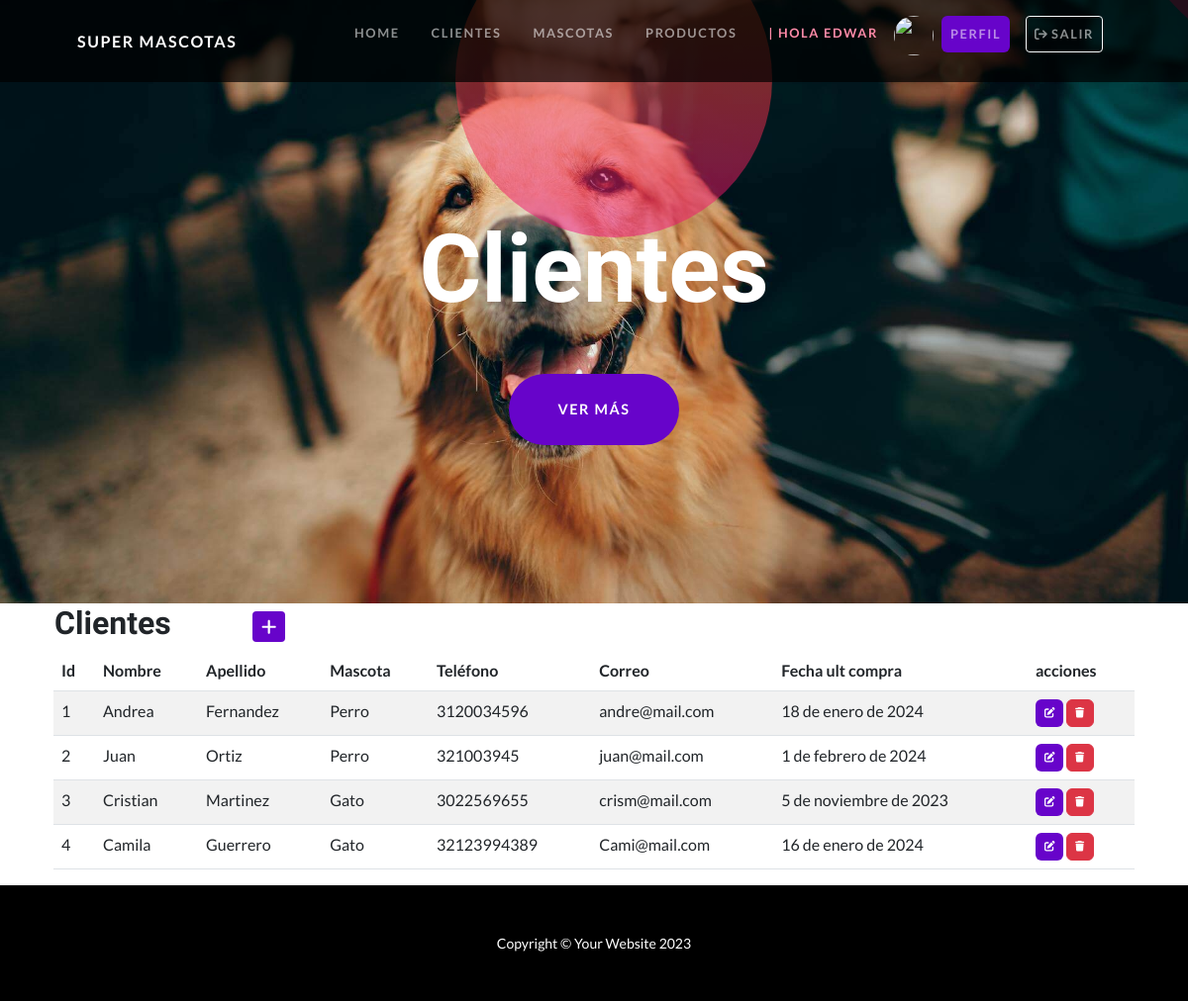
The page /apptienda/clientes/ (signed in) on the database its author committed.
### apptienda/models.py (models this page shows, shortened)
class Cliente(models.Model):
    nombre=models.CharField(max_length=50)
    apellido= models.CharField(max_length=50)
    mascota= models.CharField(max_length=50)
    telefono=models.IntegerField()
    email = models.EmailField()
    fecha_ult_compra = models.DateField()

### apptienda/views.py (the view)
# urls.py: path('clientes/', ClientesList.as_view(), name='clientes'),
class ClientesList(LoginRequiredMixin,ListView):
    model=Cliente

### apptienda/templates/apptienda/cliente_list.html
{% extends 'apptienda/home.html' %}
{% block title %}
    <h1 class="masthead-heading mb-0">Clientes</h1>
{% endblock title %}
{% block contenido %}
<table>
    <tr>
        <td width="200"><h2>Clientes</h2></td>
        <td>
            <a
            href="{% url 'cliente_create' %}"
            class="btn btn-primary btn-sm"
            ><i class="fa fa-plus fa-lg" title="Crear"> </i>
            </a>
        </td>
    </tr>
</table>
    <table class="table table-striped">
        <thead>
            <tr>
                <th>Id</th>
                <th>Nombre</th>
                <th>Apellido</th>
                <th>Mascota</th>
                <th>Teléfono</th>
                <th>Correo</th>
                <th>Fecha ult compra</th>
                <th>acciones</th>
            </tr>
        </thead>
        <tbody>
            {% for c in cliente_list %}
                <tr>
                    <td>{{c.id}}</td>
                    <td>{{c.nombre}}</td>
                    <td>{{c.apellido}}</td>
                    <td>{{c.mascota}}</td>
                    <td>{{c.telefono}}</td>
                    <td>{{c.email}}</td>
                    <td>{{c.fecha_ult_compra}}</td>
                    <td>
                        <a
                          href="{% url 'cliente_update' c.id %}"
                          class="btn btn-primary"
                          style="--bs-btn-padding-y: .25rem; --bs-btn-padding-x: .5rem; --bs-btn-font-size: .75rem;"
                          ><i class="fa fa-edit fa-sm" title="Edit Record"></i>
                        </a>
                        <a
                          href="{% url 'cliente_delete' c.id %}"
                          class="btn btn-danger"
                          style="--bs-btn-padding-y: .25rem; --bs-btn-padding-x: .5rem; --bs-btn-font-size: .75rem;"
                          ><i class="fa fa-trash fa-sm" title="Delete Record"></i>
                        </a>
                      </td>
                </tr>
            {% endfor %}
        </tbody>
    </table>
{% endblock contenido %}

### apptienda/templates/apptienda/home.html (shortened to what this page needs)
<!DOCTYPE html>
<html lang="en">
    <head>
        {% load static %}
        <link href="{% static 'css/styles.css' %}" rel="stylesheet" />
        <link rel="stylesheet" href="https://cdnjs.cloudflare.com/ajax/libs/font-awesome/6.4.0/css/all.min.css">
    </head>
    <body id="page-top">
        <nav class="navbar navbar-expand-lg navbar-dark navbar-custom fixed-top">
            <div class="container px-5">
                <a class="navbar-brand" href="{% url 'home' %}">Super mascotas</a>
                <div class="collapse navbar-collapse" id="navbarResponsive">
                    <ul class="navbar-nav ms-auto">
                        <li class="nav-item"><a class="nav-link" href="{% url 'home' %}">Home</a></li>
                        {% if user.is_authenticated %}
                            <li class="nav-item"><a class="nav-link" href="{% url 'clientes' %}">Clientes</a></li>
                            <li class="nav-item"><a class="nav-link" href="{% url 'mascotas' %}">Mascotas</a></li>
                            <li class="nav-item"><a class="nav-link" href="{% url 'productos' %}">Productos</a></li>
                            <li class="nav-item"><p class="nav-link" style="color:#FF8AA8">| Hola {{user.username}}</p></li>
                            <div class="text-center avatar">
                                <a  href="{% url 'agregar_avatar' %}" ><img src="{{ request.session.avatar }}" height="40px" weight="40px"/></a>
                            </div>
                            <li class="nav-item btn-profile" ><a class="nav-link btn btn-primary" href="{% url 'editar_perfil' %}">perfil</a></li>
                            <li class="nav-item btn-profile"><a class="nav-link btn btn-outline-light btn-sm" href="{% url 'logout' %}"><i class="fa-solid fa-arrow-right-from-bracket"></i> Salir</a></li>
                        {% else %}
                            <li class="nav-item"><a class="nav-link btn btn-outline-light" href="{% url 'login' %}">Login</a></li>
                            <li class="nav-item"><a class="nav-link btn btn-primary" href="{% url 'registro' %}">Register</a></li>
                        {% endif %}
                    </ul>
                </div>
            </div>
        </nav>
        <header class="masthead text-center text-white">
            <div class="masthead-content">
                <div class="container px-5">
                    {% block title %}{% endblock title %}
                    <a class="btn btn-primary btn-xl rounded-pill mt-5" href="{% url 'productos' %}">ver más</a>
                </div>
            </div>
            <div class="bg-circle-2 bg-circle"></div>
            <div class="bg-circle-4 bg-circle"></div>
        </header>
        <section id="scroll">
            <div class="container px-5">
                <div class="row gx-5 align-items-center">
                    {% block contenido %}
                    {% endblock contenido %}
                </div>
            </div>
        </section>
        <footer class="py-5 bg-black">
            <div class="container px-5"><p class="m-0 text-center text-white small">Copyright &copy; Your Website 2023</p></div>
        </footer>
    </body>
</html>

### rows shown on the page
Cliente: id "1", nombre "Andrea", apellido "Fernandez", mascota "Perro", telefono "3120034596", email "andre@mail.com", fecha_ult_compra "18 de enero de 2024"
Cliente: id "2", nombre "Juan", apellido "Ortiz", mascota "Perro", telefono "321003945", email "juan@mail.com", fecha_ult_compra "1 de febrero de 2024"
Cliente: id "3", nombre "Cristian", apellido "Martinez", mascota "Gato", telefono "3022569655", email "crism@mail.com", fecha_ult_compra "5 de noviembre de 2023"
Cliente: id "4", nombre "Camila", apellido "Guerrero", mascota "Gato", telefono "32123994389", email "Cami@mail.com", fecha_ult_compra "16 de enero de 2024"

### other values the page prints
{{ user.username }} "EDWAR"
